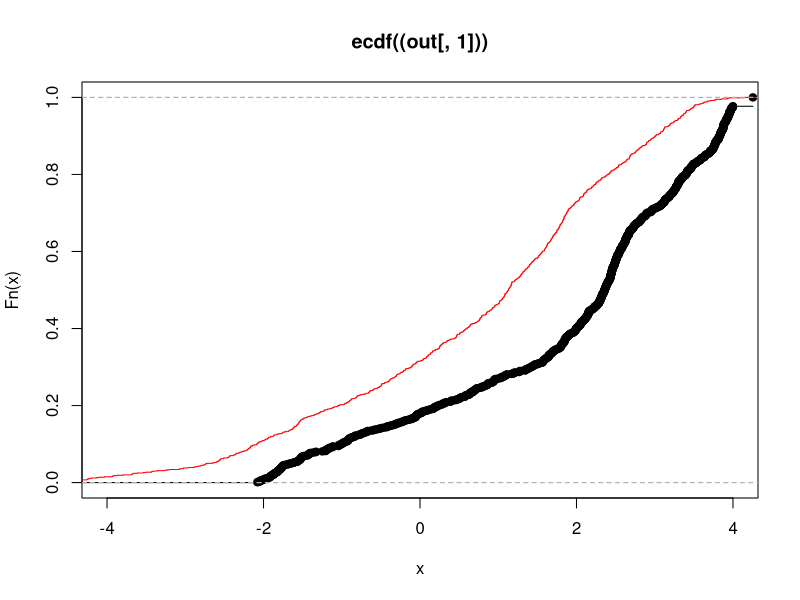

Recreate this plot in R.
################################################################################
# Project 1 - Microbial Risk Assessment                                        #
# Deckers Lode, Meijerink Jonas and Seid Adem Aragaw                           #
# 8/10/2024                                                                    #
################################################################################

### Define a seed for reproducibility ------------------------------------------
set.seed(485721023)


simulation <- function(N){

  ### Define all variables -----------------------------------------------------
  Ps <- rep(NA,N)
  Pr <- rep(NA,N)
  Cr <- rep(NA,N)
  Fcc <- rep(NA,N)
  Pc <- rep(NA,N)
  Sc <- rep(NA,N)  
  Rr <- rep(NA,N)
  Rf <- rep(NA,N)
  Ch <- rep(NA,N)
  Ccs <- rep(NA,N)
  C <- rep(NA,N)
  Pinf1 <- rep(NA,N)
  Pinf <- rep(NA,N)
  Pillinf <- rep(NA,N)
  Pill <- rep(NA,N)
  Nill <- rep(NA,N)
    
  ## simulate N times
  for(i in 1:N){
    
    ### Exposure assessment ----------------------------------------------------
    
    ## Prevalence of Campylobacter spp. in poultry carcasses at slaughterhouses
    Ps[i] <- rbeta(1 , 10 + 1, 30 - 10 + 1)
    
    
    ## Prevalence of Campylobacter spp. in poultry carcasses at retail
    Pr[i] <- rbeta(1 , 25 + 1, 30 - 25 + 1)
    
    
    ## Number of Campylobacter spp. in poultry meat at retail (log scale)
    
    # Identify each interval of the cumulative distribution
    x <- c(1,2,3,4,5,6,7)
    
    # Sample the intervals according to the cumulative distribution
    index <- sample(x , size = 1 , 
                 prob = c(0.325 , 0.15 , 0.175 , 0.05 , 0.15 , 0.125 , 0.025))
    
    # Define the piecewise boundaries
    Cmin <- c(-2.079 , 1.556 , 2.301 , 2.699 , 3    , 3.699, 4.255)
    Cmax <- c( 1.556 , 2.301 , 2.699 , 3     , 3.699, 4    , 4.255)
    
    # Generate a random value from this interval
    Cr[i] <- runif(n=1 , min = Cmin[index], max = Cmax[index])
    
    
    ## Cross-contamination factor
    Fcc[i] <- Pr[i]/Ps[i]
    
    
    ## Probability of infected carcass 
    Pc[i] <- Fcc[i] * Ps[i] / (1 - Ps[i] + Fcc[i] * Ps[i])
    
    
    ## Uncertainty about the storage condition
    Sc[i] <- rbinom(n = 1 , size = 1, prob = runif(1 , min = 0 , max = 1))
    # Refrigeration = 1
    # Freeze = 0
    
    
    ## Refrigeration reduction
    Rrmin <- rnorm(1 , 0.31 , 0.13)
    Rrmax <- rnorm(1 , 0.81 , 0.24)
    if (Rrmin < Rrmax){
      Rr[i] <- runif(n = 1 , min = Rrmin , max = Rrmax)
    }
    if (Rrmin > Rrmax){
      Rr[i] <- runif(n = 1 , min = Rrmax , max = Rrmin)
    }
    
    
    ## Freeze reduction
    Rf[i] <- runif(n = 1 , min = 0.6 , max = 2.87)
    
    
    if (Sc[i]==1){
      ## Number of Campylobacter spp. in poultry carcasses stored under refrigeration
      Ch[i] <- 10^(Cr[i] - Rr[i])
    }else{
      ## Number of Campylobacter spp. in poultry carcasses stored under freeze
      Ch[i] <- 10^(Cr[i] - Rf[i])
    }
    
    ## Four people
    Ns <- 4
    
    ## Number of Campylobacter spp. per serving of salad (C_salad)
    Ccs[i] <- rpois(1 , Ch[i] / Ns)
    
    
    ## Number of Campylobacter spp. per serving after cooking 
    Rc <- rbeta(n = 1 , shape1 = 10 , shape2 = 0.05)
    C[i] <- Ccs[i] * 10^(-Rc)
    
    
    ## (Cross-contamination during food preparation based)
    # not necessary for the assignment
    
    
    ### Dose response ----------------------------------------------------------
    
    ## Probability of infection for an individual consuming a meal given the dose
    Pinf1[i] <- rbeta(1 , 0.21 , 59.95)
    Pinf[i] <- 1 - (1 - Pinf1[i])^C[i]# this should be the concentration coming from salad
    
    
    ## Probability of illness
    Pillinf[i] <- rbeta(1 , 29 + 1, 89 + 1 -29)
    Pill[i] <- Pinf[i] * Pillinf[i]
    
    
    ### Risk characterization --------------------------------------------------
    
    ## Number of poultry carcasses produced in Argentina 
    Npc <- 495143444
    
    if(Pill[i]!=0){
      ## Number of human cases/year
      Nill[i] <- rbinom(n = 1 , size = Npc * Ns * 1, prob = Pill[i])
    }else{
      Nill[i] <- 0  
    }
  
  }
  return(matrix( data = c(Cr , Ch , C , Pill , Nill) , nrow = N , ncol = 5))
}

### Visualisation of the results -----------------------------------------------
out <- simulation(1000)

## Plot simular to Fig 2.
plot(ecdf((out[,1])),xlim=c(-4,4))
lines(ecdf(log10(out[,2])),col="red")


